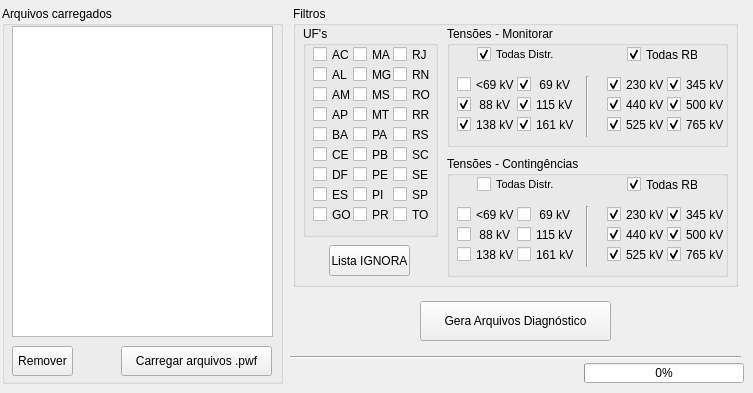
   <widget class="QWidget" name="tab_diag">
    <attribute name="title">
     <string>Diagnóstico</string>
    </attribute>
    <widget class="QLabel" name="label_loading">
     <property name="geometry">
      <rect>
       <x>299</x>
       <y>359</y>
       <width>281</width>
       <height>20</height>
      </rect>
     </property>
     <property name="font">
      <font>
       <pointsize>8</pointsize>
      </font>
     </property>
     <property name="layoutDirection">
      <enum>Qt::LeftToRight</enum>
     </property>
     <property name="text">
      <string/>
     </property>
     <property name="alignment">
      <set>Qt::AlignBottom|Qt::AlignRight|Qt::AlignTrailing</set>
     </property>
    </widget>
    <widget class="QGroupBox" name="groupBox_filtros">
     <property name="geometry">
      <rect>
       <x>293</x>
       <y>6</y>
       <width>445</width>
       <height>281</height>
      </rect>
     </property>
     <property name="whatsThis">
      <string>&lt;html&gt;&lt;head/&gt;&lt;body&gt;&lt;p&gt;Área de seleção de filtros para listagem de barras e circuitos a serem monitorados e contingenciados nas análises. Do universo de barras e circuitos constantes nos arquivos .pwf carregados, apenas os que passarem no filtro definido aqui constarão nos arquivos resultantes. &lt;/p&gt;&lt;/body&gt;&lt;/html&gt;</string>
     </property>
     <property name="title">
      <string>Filtros</string>
     </property>
     <widget class="QGroupBox" name="groupBox_v_monitora">
      <property name="geometry">
       <rect>
        <x>154</x>
        <y>20</y>
        <width>281</width>
        <height>121</height>
       </rect>
      </property>
      <property name="title">
       <string>Tensões - Monitorar</string>
      </property>
      <widget class="QCheckBox" name="cb_l69m">
       <property name="geometry">
        <rect>
         <x>10</x>
         <y>50</y>
         <width>61</width>
         <height>17</height>
        </rect>
       </property>
       <property name="text">
        <string>&lt;69 kV</string>
       </property>
      </widget>
      <widget class="QCheckBox" name="cb_88m">
       <property name="geometry">
        <rect>
         <x>10</x>
         <y>70</y>
         <width>61</width>
         <height>17</height>
        </rect>
       </property>
       <property name="text">
        <string> 88 kV</string>
       </property>
       <property name="checked">
        <bool>true</bool>
       </property>
      </widget>
      <widget class="QCheckBox" name="cb_115m">
       <property name="geometry">
        <rect>
         <x>70</x>
         <y>70</y>
         <width>61</width>
         <height>17</height>
        </rect>
       </property>
       <property name="text">
        <string>115 kV</string>
       </property>
       <property name="checked">
        <bool>true</bool>
       </property>
      </widget>
      <widget class="QCheckBox" name="cb_138m">
       <property name="geometry">
        <rect>
         <x>10</x>
         <y>90</y>
         <width>61</width>
         <height>17</height>
        </rect>
       </property>
       <property name="text">
        <string>138 kV</string>
       </property>
       <property name="checked">
        <bool>true</bool>
       </property>
      </widget>
      <widget class="QCheckBox" name="cb_161m">
       <property name="geometry">
        <rect>
         <x>70</x>
         <y>90</y>
         <width>61</width>
         <height>17</height>
        </rect>
       </property>
       <property name="text">
        <string>161 kV</string>
       </property>
       <property name="checked">
        <bool>true</bool>
       </property>
      </widget>
      <widget class="Line" name="line">
       <property name="geometry">
        <rect>
         <x>130</x>
         <y>50</y>
         <width>20</width>
         <height>61</height>
        </rect>
       </property>
       <property name="orientation">
        <enum>Qt::Vertical</enum>
       </property>
      </widget>
      <widget class="QCheckBox" name="cb_230m">
       <property name="geometry">
        <rect>
         <x>160</x>
         <y>50</y>
         <width>61</width>
         <height>17</height>
        </rect>
       </property>
       <property name="text">
        <string>230 kV</string>
       </property>
       <property name="checked">
        <bool>true</bool>
       </property>
      </widget>
      <widget class="QCheckBox" name="cb_440m">
       <property name="geometry">
        <rect>
         <x>160</x>
         <y>70</y>
         <width>61</width>
         <height>17</height>
        </rect>
       </property>
       <property name="text">
        <string>440 kV</string>
       </property>
       <property name="checked">
        <bool>true</bool>
       </property>
      </widget>
      <widget class="QCheckBox" name="cb_345m">
       <property name="geometry">
        <rect>
         <x>220</x>
         <y>50</y>
         <width>61</width>
         <height>17</height>
        </rect>
       </property>
       <property name="text">
        <string>345 kV</string>
       </property>
       <property name="checked">
        <bool>true</bool>
       </property>
      </widget>
      <widget class="QCheckBox" name="cb_525m">
       <property name="geometry">
        <rect>
         <x>160</x>
         <y>90</y>
         <width>61</width>
         <height>17</height>
        </rect>
       </property>
       <property name="text">
        <string>525 kV</string>
       </property>
       <property name="checked">
        <bool>true</bool>
       </property>
      </widget>
      <widget class="QCheckBox" name="cb_500m">
       <property name="geometry">
        <rect>
         <x>220</x>
         <y>70</y>
         <width>61</width>
         <height>17</height>
        </rect>
       </property>
       <property name="text">
        <string>500 kV</string>
       </property>
       <property name="checked">
        <bool>true</bool>
       </property>
      </widget>
      <widget class="QCheckBox" name="cb_765m">
       <property name="geometry">
        <rect>
         <x>220</x>
         <y>90</y>
         <width>61</width>
         <height>17</height>
        </rect>
       </property>
       <property name="text">
        <string>765 kV</string>
       </property>
       <property name="checked">
        <bool>true</bool>
       </property>
      </widget>
      <widget class="QCheckBox" name="cb_allDISTRm">
       <property name="geometry">
        <rect>
         <x>30</x>
         <y>20</y>
         <width>81</width>
         <height>17</height>
        </rect>
       </property>
       <property name="font">
        <font>
         <pointsize>8</pointsize>
        </font>
       </property>
       <property name="text">
        <string>Todas Distr.</string>
       </property>
       <property name="checked">
        <bool>true</bool>
       </property>
      </widget>
      <widget class="QCheckBox" name="cb_allRBm">
       <property name="geometry">
        <rect>
         <x>180</x>
         <y>20</y>
         <width>71</width>
         <height>17</height>
        </rect>
       </property>
       <property name="text">
        <string>Todas RB</string>
       </property>
       <property name="checked">
        <bool>true</bool>
       </property>
      </widget>
      <widget class="QCheckBox" name="cb_69m">
       <property name="geometry">
        <rect>
         <x>70</x>
         <y>50</y>
         <width>61</width>
         <height>17</height>
        </rect>
       </property>
       <property name="text">
        <string> 69 kV</string>
       </property>
       <property name="checked">
        <bool>true</bool>
       </property>
      </widget>
     </widget>
     <widget class="QGroupBox" name="groupBox_v_conting">
      <property name="geometry">
       <rect>
        <x>154</x>
        <y>150</y>
        <width>281</width>
        <height>121</height>
       </rect>
      </property>
      <property name="title">
       <string>Tensões - Contingências</string>
      </property>
      <widget class="Line" name="line_2">
       <property name="geometry">
        <rect>
         <x>130</x>
         <y>50</y>
         <width>20</width>
         <height>61</height>
        </rect>
       </property>
       <property name="orientation">
        <enum>Qt::Vertical</enum>
       </property>
      </widget>
      <widget class="QCheckBox" name="cb_allDISTRc">
       <property name="geometry">
        <rect>
         <x>30</x>
         <y>20</y>
         <width>81</width>
         <height>17</height>
        </rect>
       </property>
       <property name="font">
        <font>
         <pointsize>8</pointsize>
        </font>
       </property>
       <property name="text">
        <string>Todas Distr.</string>
       </property>
      </widget>
      <widget class="QCheckBox" name="cb_88c">
       <property name="geometry">
        <rect>
         <x>10</x>
         <y>70</y>
         <width>61</width>
         <height>17</height>
        </rect>
       </property>
       <property name="text">
        <string> 88 kV</string>
       </property>
      </widget>
      <widget class="QCheckBox" name="cb_525c">
       <property name="geometry">
        <rect>
         <x>160</x>
         <y>90</y>
         <width>61</width>
         <height>17</height>
        </rect>
       </property>
       <property name="text">
        <string>525 kV</string>
       </property>
       <property name="checked">
        <bool>true</bool>
       </property>
      </widget>
      <widget class="QCheckBox" name="cb_115c">
       <property name="geometry">
        <rect>
         <x>70</x>
         <y>70</y>
         <width>61</width>
         <height>17</height>
        </rect>
       </property>
       <property name="text">
        <string>115 kV</string>
       </property>
      </widget>
      <widget class="QCheckBox" name="cb_345c">
       <property name="geometry">
        <rect>
         <x>220</x>
         <y>50</y>
         <width>61</width>
         <height>17</height>
        </rect>
       </property>
       <property name="text">
        <string>345 kV</string>
       </property>
       <property name="checked">
        <bool>true</bool>
       </property>
      </widget>
      <widget class="QCheckBox" name="cb_440c">
       <property name="geometry">
        <rect>
         <x>160</x>
         <y>70</y>
         <width>61</width>
         <height>17</height>
        </rect>
       </property>
       <property name="text">
        <string>440 kV</string>
       </property>
       <property name="checked">
        <bool>true</bool>
       </property>
      </widget>
      <widget class="QCheckBox" name="cb_allRBc">
       <property name="geometry">
        <rect>
         <x>180</x>
         <y>20</y>
         <width>71</width>
         <height>17</height>
        </rect>
       </property>
       <property name="text">
        <string>Todas RB</string>
       </property>
       <property name="checked">
        <bool>true</bool>
       </property>
      </widget>
      <widget class="QCheckBox" name="cb_l69c">
       <property name="geometry">
        <rect>
         <x>10</x>
         <y>50</y>
         <width>61</width>
         <height>17</height>
        </rect>
       </property>
       <property name="text">
        <string>&lt;69 kV</string>
       </property>
      </widget>
      <widget class="QCheckBox" name="cb_161c">
       <property name="geometry">
        <rect>
         <x>70</x>
         <y>90</y>
         <width>61</width>
         <height>17</height>
        </rect>
       </property>
       <property name="text">
        <string>161 kV</string>
       </property>
      </widget>
      <widget class="QCheckBox" name="cb_500c">
       <property name="geometry">
        <rect>
         <x>220</x>
         <y>70</y>
         <width>61</width>
         <height>17</height>
        </rect>
       </property>
       <property name="text">
        <string>500 kV</string>
       </property>
       <property name="checked">
        <bool>true</bool>
       </property>
      </widget>
      <widget class="QCheckBox" name="cb_138c">
       <property name="geometry">
        <rect>
         <x>10</x>
         <y>90</y>
         <width>61</width>
         <height>17</height>
        </rect>
       </property>
       <property name="text">
        <string>138 kV</string>
       </property>
      </widget>
      <widget class="QCheckBox" name="cb_765c">
       <property name="geometry">
        <rect>
         <x>220</x>
         <y>90</y>
         <width>61</width>
         <height>17</height>
        </rect>
       </property>
       <property name="text">
        <string>765 kV</string>
       </property>
       <property name="checked">
        <bool>true</bool>
       </property>
      </widget>
      <widget class="QCheckBox" name="cb_230c">
       <property name="geometry">
        <rect>
         <x>160</x>
         <y>50</y>
         <width>61</width>
         <height>17</height>
        </rect>
       </property>
       <property name="text">
        <string>230 kV</string>
       </property>
       <property name="checked">
        <bool>true</bool>
       </property>
      </widget>
      <widget class="QCheckBox" name="cb_69c">
       <property name="geometry">
        <rect>
         <x>70</x>
         <y>50</y>
         <width>61</width>
         <height>17</height>
        </rect>
       </property>
       <property name="text">
        <string> 69 kV</string>
       </property>
      </widget>
     </widget>
     <widget class="QPushButton" name="pushButton_ignora">
      <property name="geometry">
       <rect>
        <x>36</x>
        <y>239</y>
        <width>81</width>
        <height>31</height>
       </rect>
      </property>
      <property name="whatsThis">
       <string>&lt;html&gt;&lt;head/&gt;&lt;body&gt;&lt;p&gt;Abre para edição a lista de barras que não devem fazer parte do monitoramento, nem de contingências. Geralmente constam barras de sistemas isolados (Madeira, Itaipu 50Hz), terminais de elos CC, consumidores livres e barras específicas quaisquer. Barras que estejam identificadas com geração por agregadores não precisam ser incluídas pois o programa já as reconhece e exclui da listagem. &lt;/p&gt;&lt;/body&gt;&lt;/html&gt;</string>
      </property>
      <property name="text">
       <string>Lista IGNORA</string>
      </property>
     </widget>
     <widget class="QGroupBox" name="groupBox_ufs">
      <property name="geometry">
       <rect>
        <x>10</x>
        <y>20</y>
        <width>135</width>
        <height>211</height>
       </rect>
      </property>
      <property name="title">
       <string>UF's</string>
      </property>
      <widget class="QCheckBox" name="cb_AC">
       <property name="geometry">
        <rect>
         <x>10</x>
         <y>20</y>
         <width>41</width>
         <height>17</height>
        </rect>
       </property>
       <property name="text">
        <string>AC</string>
       </property>
      </widget>
      <widget class="QCheckBox" name="cb_AL">
       <property name="geometry">
        <rect>
         <x>10</x>
         <y>40</y>
         <width>41</width>
         <height>17</height>
        </rect>
       </property>
       <property name="text">
        <string>AL</string>
       </property>
      </widget>
      <widget class="QCheckBox" name="cb_AP">
       <property name="geometry">
        <rect>
         <x>10</x>
         <y>80</y>
         <width>41</width>
         <height>17</height>
        </rect>
       </property>
       <property name="text">
        <string>AP</string>
       </property>
      </widget>
      <widget class="QCheckBox" name="cb_AM">
       <property name="geometry">
        <rect>
         <x>10</x>
         <y>60</y>
         <width>41</width>
         <height>17</height>
        </rect>
       </property>
       <property name="text">
        <string>AM</string>
       </property>
      </widget>
      <widget class="QCheckBox" name="cb_CE">
       <property name="geometry">
        <rect>
         <x>10</x>
         <y>120</y>
         <width>41</width>
         <height>17</height>
        </rect>
       </property>
       <property name="text">
        <string>CE</string>
       </property>
      </widget>
      <widget class="QCheckBox" name="cb_BA">
       <property name="geometry">
        <rect>
         <x>10</x>
         <y>100</y>
         <width>41</width>
         <height>17</height>
        </rect>
       </property>
       <property name="text">
        <string>BA</string>
       </property>
      </widget>
      <widget class="QCheckBox" name="cb_DF">
       <property name="geometry">
        <rect>
         <x>10</x>
         <y>140</y>
         <width>41</width>
         <height>17</height>
        </rect>
       </property>
       <property name="text">
        <string>DF</string>
       </property>
      </widget>
      <widget class="QCheckBox" name="cb_MS">
       <property name="geometry">
        <rect>
         <x>50</x>
         <y>60</y>
         <width>41</width>
         <height>17</height>
        </rect>
       </property>
       <property name="text">
        <string>MS</string>
       </property>
      </widget>
      <widget class="QCheckBox" name="cb_MG">
       <property name="geometry">
        <rect>
         <x>50</x>
         <y>40</y>
         <width>41</width>
         <height>17</height>
        </rect>
       </property>
       <property name="text">
        <string>MG</string>
       </property>
      </widget>
      <widget class="QCheckBox" name="cb_GO">
       <property name="geometry">
        <rect>
         <x>10</x>
         <y>180</y>
         <width>41</width>
         <height>17</height>
        </rect>
       </property>
       <property name="text">
        <string>GO</string>
       </property>
      </widget>
      <widget class="QCheckBox" name="cb_MA">
       <property name="geometry">
        <rect>
         <x>50</x>
         <y>20</y>
         <width>41</width>
         <height>17</height>
        </rect>
       </property>
       <property name="text">
        <string>MA</string>
       </property>
      </widget>
      <widget class="QCheckBox" name="cb_ES">
       <property name="geometry">
        <rect>
         <x>10</x>
         <y>160</y>
         <width>41</width>
         <height>17</height>
        </rect>
       </property>
       <property name="text">
        <string>ES</string>
       </property>
      </widget>
      <widget class="QCheckBox" name="cb_PA">
       <property name="geometry">
        <rect>
         <x>50</x>
         <y>100</y>
         <width>41</width>
         <height>17</height>
        </rect>
       </property>
       <property name="text">
        <string>PA</string>
       </property>
      </widget>
      <widget class="QCheckBox" name="cb_MT">
       <property name="geometry">
        <rect>
         <x>50</x>
         <y>80</y>
         <width>41</width>
         <height>17</height>
        </rect>
       </property>
       <property name="text">
        <string>MT</string>
       </property>
      </widget>
      <widget class="QCheckBox" name="cb_RJ">
       <property name="geometry">
        <rect>
         <x>90</x>
         <y>20</y>
         <width>41</width>
         <height>17</height>
        </rect>
       </property>
       <property name="text">
        <string>RJ</string>
       </property>
      </widget>
      <widget class="QCheckBox" name="cb_SE">
       <property name="geometry">
        <rect>
         <x>90</x>
         <y>140</y>
         <width>41</width>
         <height>17</height>
        </rect>
       </property>
       <property name="text">
        <string>SE</string>
       </property>
      </widget>
      <widget class="QCheckBox" name="cb_RS">
       <property name="geometry">
        <rect>
         <x>90</x>
         <y>100</y>
         <width>41</width>
         <height>17</height>
        </rect>
       </property>
       <property name="text">
        <string>RS</string>
       </property>
      </widget>
      <widget class="QCheckBox" name="cb_PR">
       <property name="geometry">
        <rect>
         <x>50</x>
         <y>180</y>
         <width>41</width>
         <height>17</height>
        </rect>
       </property>
       <property name="text">
        <string>PR</string>
       </property>
      </widget>
      <widget class="QCheckBox" name="cb_PE">
       <property name="geometry">
        <rect>
         <x>50</x>
         <y>140</y>
         <width>41</width>
         <height>17</height>
        </rect>
       </property>
       <property name="text">
        <string>PE</string>
       </property>
      </widget>
      <widget class="QCheckBox" name="cb_TO">
       <property name="geometry">
        <rect>
         <x>90</x>
         <y>180</y>
         <width>41</width>
         <height>17</height>
        </rect>
       </property>
       <property name="text">
        <string>TO</string>
       </property>
      </widget>
      <widget class="QCheckBox" name="cb_SC">
       <property name="geometry">
        <rect>
         <x>90</x>
         <y>120</y>
         <width>41</width>
         <height>17</height>
        </rect>
       </property>
       <property name="text">
        <string>SC</string>
       </property>
      </widget>
      <widget class="QCheckBox" name="cb_PI">
       <property name="geometry">
        <rect>
         <x>50</x>
         <y>160</y>
         <width>41</width>
         <height>17</height>
        </rect>
       </property>
       <property name="text">
        <string>PI</string>
       </property>
      </widget>
      <widget class="QCheckBox" name="cb_RR">
       <property name="geometry">
        <rect>
         <x>90</x>
         <y>80</y>
         <width>41</width>
         <height>17</height>
        </rect>
       </property>
       <property name="text">
        <string>RR</string>
       </property>
      </widget>
      <widget class="QCheckBox" name="cb_PB">
       <property name="geometry">
        <rect>
         <x>50</x>
         <y>120</y>
         <width>41</width>
         <height>17</height>
        </rect>
       </property>
       <property name="text">
        <string>PB</string>
       </property>
      </widget>
      <widget class="QCheckBox" name="cb_RN">
       <property name="geometry">
        <rect>
         <x>90</x>
         <y>40</y>
         <width>41</width>
         <height>17</height>
        </rect>
       </property>
       <property name="text">
        <string>RN</string>
       </property>
      </widget>
      <widget class="QCheckBox" name="cb_RO">
       <property name="geometry">
        <rect>
         <x>90</x>
         <y>60</y>
         <width>41</width>
         <height>17</height>
        </rect>
       </property>
       <property name="text">
        <string>RO</string>
       </property>
      </widget>
      <widget class="QCheckBox" name="cb_SP">
       <property name="geometry">
        <rect>
         <x>90</x>
         <y>160</y>
         <width>41</width>
         <height>17</height>
        </rect>
       </property>
       <property name="text">
        <string>SP</string>
       </property>
      </widget>
     </widget>
    </widget>
    <widget class="QPushButton" name="pushButton_saida">
     <property name="geometry">
      <rect>
       <x>420</x>
       <y>301</y>
       <width>191</width>
       <height>40</height>
      </rect>
     </property>
     <property name="font">
      <font>
       <pointsize>9</pointsize>
      </font>
     </property>
     <property name="whatsThis">
      <string extracomment="Gera a tabela de contingências no formato .xlsx">&lt;html&gt;&lt;head/&gt;&lt;body&gt;&lt;p&gt;Cria Tabela de Contingência com base nos dados dos arquivos .pwf carregados e dos filtros selecionados. Basta copiar os dados dessa tabela para seu programa de contingências preferido (REDE ou PAD). &lt;/p&gt;&lt;/body&gt;&lt;/html&gt;</string>
     </property>
     <property name="text">
      <string>Gera Arquivos Diagnóstico</string>
     </property>
     <property name="icon">
      <iconset resource="../recursos.qrc">
       <normaloff>:/icones/doc</normaloff>:/icones/doc</iconset>
     </property>
    </widget>
    <widget class="QGroupBox" name="groupBox_arqvs_carregados">
     <property name="geometry">
      <rect>
       <x>2</x>
       <y>6</y>
       <width>281</width>
       <height>378</height>
      </rect>
     </property>
     <property name="title">
      <string>Arquivos carregados</string>
     </property>
     <widget class="QListView" name="listView_arqv_carregados">
      <property name="geometry">
       <rect>
        <x>10</x>
        <y>20</y>
        <width>261</width>
        <height>311</height>
       </rect>
      </property>
      <property name="cursor" stdset="0">
       <cursorShape>PointingHandCursor</cursorShape>
      </property>
      <property name="whatsThis">
       <string>&lt;html&gt;&lt;head/&gt;&lt;body&gt;&lt;p&gt;Lista de casos carregados (.pwf) com base nos quais serão gerados os arquivos auxiliares para análise de contingência.&lt;/p&gt;&lt;/body&gt;&lt;/html&gt;</string>
      </property>
      <property name="selectionMode">
       <enum>QAbstractItemView::ExtendedSelection</enum>
      </property>
     </widget>
     <widget class="QPushButton" name="pushButton_carrega_arqvs">
      <property name="geometry">
       <rect>
        <x>119</x>
        <y>340</y>
        <width>151</width>
        <height>30</height>
       </rect>
      </property>
      <property name="whatsThis">
       <string>&lt;html&gt;&lt;head/&gt;&lt;body&gt;&lt;p&gt;Permite selecionar e carregar arquivos .pwf de casos nos quais se deseja fazer a análise de contingências.&lt;/p&gt;&lt;/body&gt;&lt;/html&gt;</string>
      </property>
      <property name="text">
       <string>Carregar arquivos .pwf</string>
      </property>
      <property name="icon">
       <iconset resource="../recursos.qrc">
        <normaloff>:/icones/pwf</normaloff>:/icones/pwf</iconset>
      </property>
     </widget>
     <widget class="QPushButton" name="pushButton_remover">
      <property name="geometry">
       <rect>
        <x>10</x>
        <y>340</y>
        <width>61</width>
        <height>30</height>
       </rect>
      </property>
      <property name="text">
       <string>Remover</string>
      </property>
     </widget>
    </widget>
    <widget class="QProgressBar" name="progressBar">
     <property name="enabled">
      <bool>true</bool>
     </property>
     <property name="geometry">
      <rect>
       <x>584</x>
       <y>363</y>
       <width>160</width>
       <height>20</height>
      </rect>
     </property>
     <property name="value">
      <number>0</number>
     </property>
     <property name="textVisible">
      <bool>true</bool>
     </property>
     <property name="invertedAppearance">
      <bool>false</bool>
     </property>
    </widget>
    <widget class="Line" name="line_3">
     <property name="geometry">
      <rect>
       <x>290</x>
       <y>347</y>
       <width>451</width>
       <height>20</height>
      </rect>
     </property>
     <property name="orientation">
      <enum>Qt::Horizontal</enum>
     </property>
    </widget>
   </widget>
